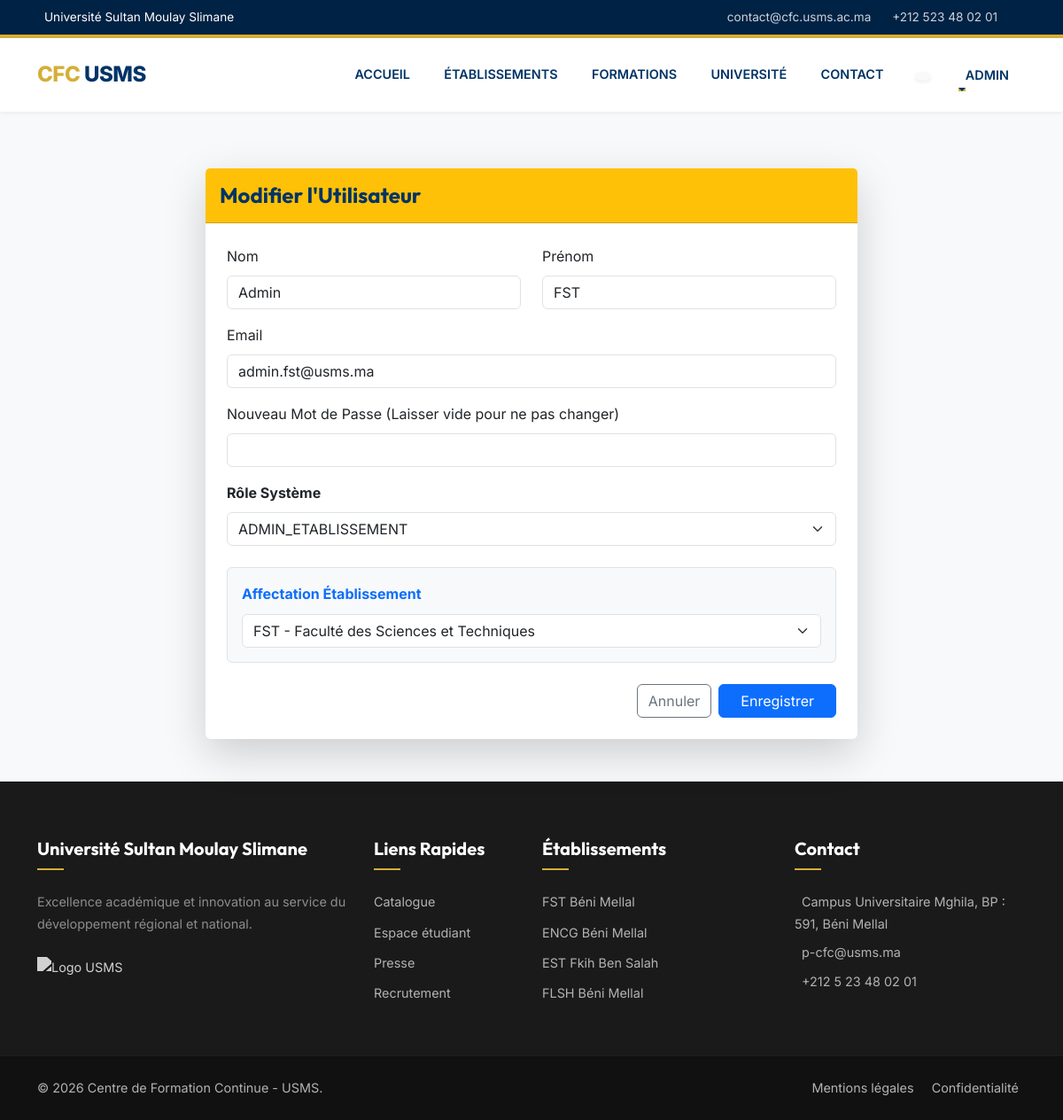
Page /admin/users/2/edit (signed in) on the committed database.
### app/models.py (models this page shows, shortened)
class Utilisateur(UserMixin, db.Model):
    __tablename__ = 'users'
    id = db.Column(db.Integer, primary_key=True)
    email = db.Column(db.String(120), unique=True, nullable=False)
    password_hash = db.Column(db.String(256), nullable=False)
    nom = db.Column(db.String(100))
    prenom = db.Column(db.String(100))
    role = db.Column(db.Enum(RoleUtilisateur), default=RoleUtilisateur.CANDIDAT)
    date_creation = db.Column(db.DateTime, default=datetime.utcnow)
    etablissement_id = db.Column(db.Integer, db.ForeignKey('etablissements.id'), nullable=True)
    formations_coordonnees = db.relationship('Formation', secondary='coordination', backref=db.backref('coordinateurs', lazy=True))

class Etablissement(db.Model):
    __tablename__ = 'etablissements'
    id = db.Column(db.Integer, primary_key=True)
    nom = db.Column(db.String(200), nullable=False)
    code = db.Column(db.String(50), unique=True, nullable=False)
    ville = db.Column(db.String(100))
    image = db.Column(db.String(100), default="default_etab.png")
    formations = db.relationship('Formation', backref='etablissement', lazy=True)

### app/routes/admin.py (the view, shortened to what this page needs)
@admin_bp.route('/users/<int:id>/edit', methods=['GET', 'POST'])
@login_required
def edit_user(id):
    if current_user.role != RoleUtilisateur.SUPER_ADMIN:
        abort(403)
    user = Utilisateur.query.get_or_404(id)
    from werkzeug.security import generate_password_hash
    etablissements = Etablissement.query.all()
    roles = [r.name for r in RoleUtilisateur]
    return render_template('admin/user_edit.html', user=user, etablissements=etablissements, roles=roles)

### app/templates/admin/user_edit.html (shortened to what this page needs)
{% extends "base.html" %}
{% block content %}
<div class="container py-5">
    <div class="row justify-content-center">
        <div class="col-md-8">
            <div class="card border-0 shadow-lg">
                <div class="card-header bg-warning text-dark py-3">
                    <h4 class="mb-0 fw-bold">Modifier l'Utilisateur</h4>
                </div>
                <div class="card-body p-4">
                    <form method="POST">
                        <div class="row mb-3">
                            <div class="col-md-6">
                                <label class="form-label">Nom</label>
                                <input type="text" name="nom" class="form-control" value="{{ user.nom }}" required>
                            </div>
                            <div class="col-md-6">
                                <label class="form-label">Prénom</label>
                                <input type="text" name="prenom" class="form-control" value="{{ user.prenom }}"
                                    required>
                            </div>
                        </div>
                        <div class="mb-3">
                            <label class="form-label">Email</label>
                            <input type="email" name="email" class="form-control" value="{{ user.email }}" required>
                        </div>
                        <div class="mb-3">
                            <label class="form-label">Nouveau Mot de Passe (Laisser vide pour ne pas changer)</label>
                            <input type="password" name="password" class="form-control">
                        </div>
                        <div class="mb-4">
                            <label class="form-label fw-bold">Rôle Système</label>
                            <select name="role" id="roleSelect" class="form-select" onchange="toggleEtab()">
                                {% for role in roles %}
                                <option value="{{ role }}" {% if role==user.role.name %}selected{% endif %}>{{ role }}
                                </option>
                                {% endfor %}
                            </select>
                        </div>
                        <div id="etabSection" class="mb-4 p-3 bg-light rounded border" style="display:none;">
                            <label class="form-label fw-bold text-primary">Affectation Établissement</label>
                            <select name="etablissement_id" class="form-select">
                                {% for etab in etablissements %}
                                <option value="{{ etab.id }}" {% if user.etablissement_id==etab.id %}selected{% endif
                                    %}>
                                    {{ etab.code }} - {{ etab.nom }}
                                </option>
                                {% endfor %}
                            </select>
                        </div>
                        <div class="d-flex justify-content-end gap-2">
                            <a href="{{ url_for('admin.manage_users') }}" class="btn btn-outline-secondary">Annuler</a>
                            <button type="submit" class="btn btn-primary px-4">Enregistrer</button>
                        </div>
                    </form>
                </div>
            </div>
        </div>
    </div>
</div>
{% endblock %}

### app/templates/base.html (shortened to what this page needs)
<!DOCTYPE html>
<html lang="fr">
<head>
    <link href="https://cdn.jsdelivr.net/npm/bootstrap@5.3.0/dist/css/bootstrap.min.css" rel="stylesheet">
    <link rel="stylesheet" href="{{ url_for('static', filename='style.css') }}">
    <link rel="stylesheet" href="https://cdnjs.cloudflare.com/ajax/libs/font-awesome/6.0.0/css/all.min.css">
</head>
<body>
    <div class="top-bar d-none d-lg-block">
        <div class="container d-flex justify-content-between">
            <div>
                 Université Sultan Moulay Slimane
            </div>
            <div>
                <a href="#"> contact@cfc.usms.ac.ma</a>
                <a href="#"> +212 523 48 02 01</a>
            </div>
        </div>
    </div>
    <nav class="navbar navbar-expand-lg sticky-top">
        <div class="container">
            <a class="navbar-brand" href="{{ url_for('main.index') }}">
                <span style="color:var(--secondary-color)">CFC</span> USMS
            </a>
            <div class="collapse navbar-collapse" id="navbarNav">
                <ul class="navbar-nav ms-auto align-items-center">
                    <li class="nav-item"><a href="{{ url_for('main.index') }}" class="nav-link">Accueil</a></li>
                    <li class="nav-item"><a href="{{ url_for('main.etablissements') }}"
                            class="nav-link">Établissements</a></li>
                    <li class="nav-item"><a href="{{ url_for('main.catalogue') }}" class="nav-link">Formations</a></li>
                    <li class="nav-item"><a href="{{ url_for('main.apropos') }}" class="nav-link">Université</a></li>
                    <li class="nav-item"><a href="{{ url_for('main.contact') }}" class="nav-link">Contact</a></li>
                    <li class="nav-item ms-lg-3">
                        <a href="{{ url_for('main.catalogue') }}"
                            class="btn btn-sm btn-light rounded-circle text-primary shadow-sm" title="Rechercher">
                        </a>
                    </li>
                </ul>
                <ul class="navbar-nav ms-3">
                    {% if current_user.is_authenticated %}
                    <li class="nav-item dropdown">
                        <a class="nav-link dropdown-toggle btn btn-sm btn-outline-primary px-3 rounded-pill" href="#"
                            role="button" data-bs-toggle="dropdown">
                             {{ current_user.prenom }}
                        </a>
                    </li>
                    {% else %}
                    <li class="nav-item">
                        <a href="{{ url_for('auth.login') }}" class="btn btn-cta btn-sm ms-2">
                            <i class="bi bi-box-arrow-in-right me-1"></i> Espace Candidat
                        </a>
                    </li>
                    {% endif %}
                </ul>
            </div>
        </div>
    </nav>
    <main>
        {% block content %}{% endblock %}
    </main>
    <footer>
        <div class="container">
            <div class="row gy-4">
                <div class="col-lg-4 col-md-6">
                    <h5>Université Sultan Moulay Slimane</h5>
                    <p class="text-white-50">Excellence académique et innovation au service du développement régional et
                        national.</p>
                    <div class="mt-4">
                        <img src="https://cfc.usms.ac.ma/public/images/logo_usms.png" alt="Logo USMS"
                            style="height: 60px; filter: grayscale(100%) brightness(200%); opacity: 0.8;">
                    </div>
                </div>
                <div class="col-lg-2 col-md-6">
                    <h5>Liens Rapides</h5>
                    <a href="#">Catalogue</a>
                    <a href="#">Espace étudiant</a>
                    <a href="#">Presse</a>
                    <a href="#">Recrutement</a>
                </div>
                <div class="col-lg-3 col-md-6">
                    <h5>Établissements</h5>
                    <a href="#">FST Béni Mellal</a>
                    <a href="#">ENCG Béni Mellal</a>
                    <a href="#">EST Fkih Ben Salah</a>
                    <a href="#">FLSH Béni Mellal</a>
                </div>
                <div class="col-lg-3 col-md-6">
                    <h5>Contact</h5>
                    <p class="mb-2"> Campus Universitaire Mghila, BP :
                        591, Béni Mellal</p>
                    <p class="mb-2"> p-cfc@usms.ma</p>
                    <p> +212 5 23 48 02 01</p>
                </div>
            </div>
        </div>
        <div class="footer-bottom">
            <div class="container">
                <div class="row">
                    <div class="col-md-6 text-md-start">
                        &copy; 2026 Centre de Formation Continue - USMS.
                    </div>
                    <div class="col-md-6 text-md-end">
                        <a href="#" class="d-inline text-decoration-none mx-2">Mentions légales</a>
                        <a href="#" class="d-inline text-decoration-none mx-2">Confidentialité</a>
                    </div>
                </div>
            </div>
        </div>
    </footer>
</body>
</html>

### app/static/style.css (style rules this page uses)
:root { --primary-color: #003366; --primary-dark: #002244; --secondary-color: #D4AF37; --secondary-light: #F4E5B0; --text-primary: #2C3E50; --text-secondary: #596E7F; --bg-light: #F8F9FA; --bg-white: #FFFFFF; --font-heading: 'Outfit', sans-serif; --font-body: 'Inter', sans-serif; --radius-sm: 4px; --radius-md: 8px; --shadow-sm: 0 2px 4px rgba(0, 0, 0, 0.05); --shadow-md: 0 4px 6px rgba(0, 0, 0, 0.08); --shadow-lg: 0 10px 15px rgba(0, 0, 0, 0.1); }
body { font-family: var(--font-body); background-color: var(--bg-light); color: var(--text-primary); line-height: 1.7; display: flex; flex-direction: column; min-height: 100vh; }
h1, h2, h3, h4, h5 { font-family: var(--font-heading); color: var(--primary-color); font-weight: 700; }
.top-bar { background-color: var(--primary-dark); color: white; font-size: 0.85rem; padding: 0.5rem 0; }
.top-bar a { color: rgba(255, 255, 255, 0.8); text-decoration: none; margin-left: 1rem; transition: color 0.2s; }
.navbar { background: white !important; box-shadow: var(--shadow-sm); padding: 1rem 0; border-top: 4px solid var(--secondary-color); }
.navbar-brand { font-size: 1.5rem; font-weight: 800; color: var(--primary-color) !important; letter-spacing: -0.5px; }
.nav-link { font-weight: 600; color: var(--primary-color) !important; margin: 0 0.2rem; text-transform: uppercase; font-size: 0.9rem; position: relative; padding: 0.5rem 1rem !important; }
.nav-link:after { content: ''; display: block; width: 0; height: 2px; background: var(--secondary-color); transition: width .3s; position: absolute; bottom: 0; left: 10%; }
.card-body { padding: 2rem; }
footer { background-color: #1a1a1a; color: #b3b3b3; padding-top: 4rem; margin-top: auto; font-size: 0.9rem; }
footer h5 { color: white; margin-bottom: 1.5rem; position: relative; padding-bottom: 0.8rem; }
footer h5:after { content: ''; width: 30px; height: 2px; background: var(--secondary-color); position: absolute; bottom: 0; left: 0; }
footer a { color: #b3b3b3; text-decoration: none; transition: color 0.2s; display: block; margin-bottom: 0.6rem; }
.footer-bottom { background-color: #111; padding: 1.5rem 0; margin-top: 3rem; text-align: center; border-top: 1px solid rgba(255, 255, 255, 0.05); }

### rows in the picture
Utilisateur: prenom "ADMIN"
Utilisateur: nom "Admin", prenom "FST", email "admin.fst@usms.ma", role "ADMIN_ETABLISSEMENT", etablissement_id "FST - Faculté des Sciences et Techniques"
